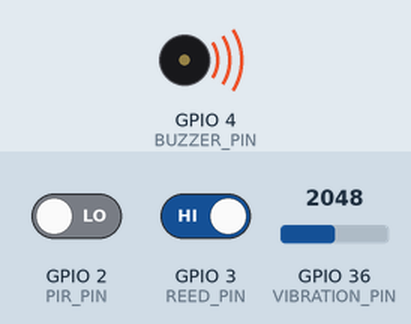
Simulated run of this sketch. Board: ESP32. On the bench: buzzer (waves = sounding, pin HIGH). The inputs (shaded band) are chosen by the test bench; at power-on: GPIO 2 (PIR_PIN) LOW, GPIO 3 (REED_PIN) HIGH, GPIO 36 (VIBRATION_PIN) = 2048. What the sketch prints to the serial monitor is not drawn.

Above: at 0.2 s.
Timing chart, 0 to 1.9 s (numbered marks = the images above):
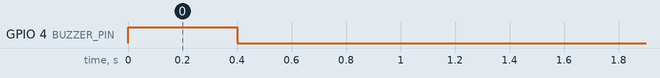

The sketch:

security_fusion.ino
```cpp
/*
  Security Fusion - Sensor Node
  -----------------------------------
  Fuses PIR motion, a door reed switch, and a piezo vibration/glass-break
  sensor into a single alert stream, sounding a local buzzer and sending
  a checksummed packet to a companion ESP32 relay over UART.
  Board: Arduino Mega 2560.
*/

const uint8_t PIR_PIN = 2;
const uint8_t REED_PIN = 3;
const uint8_t VIBRATION_PIN = A0;
const uint8_t BUZZER_PIN = 4;

const int VIBRATION_THRESHOLD = 600;

enum SensorType : uint8_t { SENSOR_PIR = 0, SENSOR_DOOR = 1, SENSOR_GLASSBREAK = 2 };

uint8_t seq = 0;

bool lastPirState = false;
bool lastDoorState = false;
bool lastVibrationState = false;

void setup() {
  Serial.begin(9600);   // USB debug
  Serial2.begin(9600);  // link to ESP32 relay

  pinMode(PIR_PIN, INPUT);
  pinMode(REED_PIN, INPUT_PULLUP);
  pinMode(BUZZER_PIN, OUTPUT);
  digitalWrite(BUZZER_PIN, LOW);

  Serial.println("Security fusion node ready.");
}

void loop() {
  checkPIR();
  checkDoor();
  checkVibration();
}

void checkPIR() {
  bool motion = digitalRead(PIR_PIN) == HIGH;
  if (motion != lastPirState) {
    lastPirState = motion;
    if (motion) triggerAlert(SENSOR_PIR, 1);
  }
}

void checkDoor() {
  bool open = digitalRead(REED_PIN) == HIGH; // pulled low when closed
  if (open != lastDoorState) {
    lastDoorState = open;
    if (open) triggerAlert(SENSOR_DOOR, 1);
  }
}

void checkVibration() {
  int reading = analogRead(VIBRATION_PIN);
  bool triggered = reading > VIBRATION_THRESHOLD;
  if (triggered && !lastVibrationState) {
    triggerAlert(SENSOR_GLASSBREAK, 1);
  }
  lastVibrationState = triggered;
}

void triggerAlert(uint8_t sensorType, uint8_t state) {
  digitalWrite(BUZZER_PIN, HIGH);
  delay(200);
  digitalWrite(BUZZER_PIN, LOW);

  sendAlert(sensorType, state);
}

void sendAlert(uint8_t sensorType, uint8_t state) {
  uint8_t checksum = sensorType ^ state ^ seq;

  Serial2.write(0xAA);       // start byte
  Serial2.write(sensorType);
  Serial2.write(state);
  Serial2.write(seq);
  Serial2.write(checksum);

  Serial.print("Alert sent: type="); Serial.print(sensorType);
  Serial.print(" state="); Serial.print(state);
  Serial.print(" seq="); Serial.println(seq);

  seq++;
}
```

Measured:
- by itself, GPIO 4 (BUZZER_PIN): LOW → HIGH at 0.00 s, → LOW 0.40 s later
